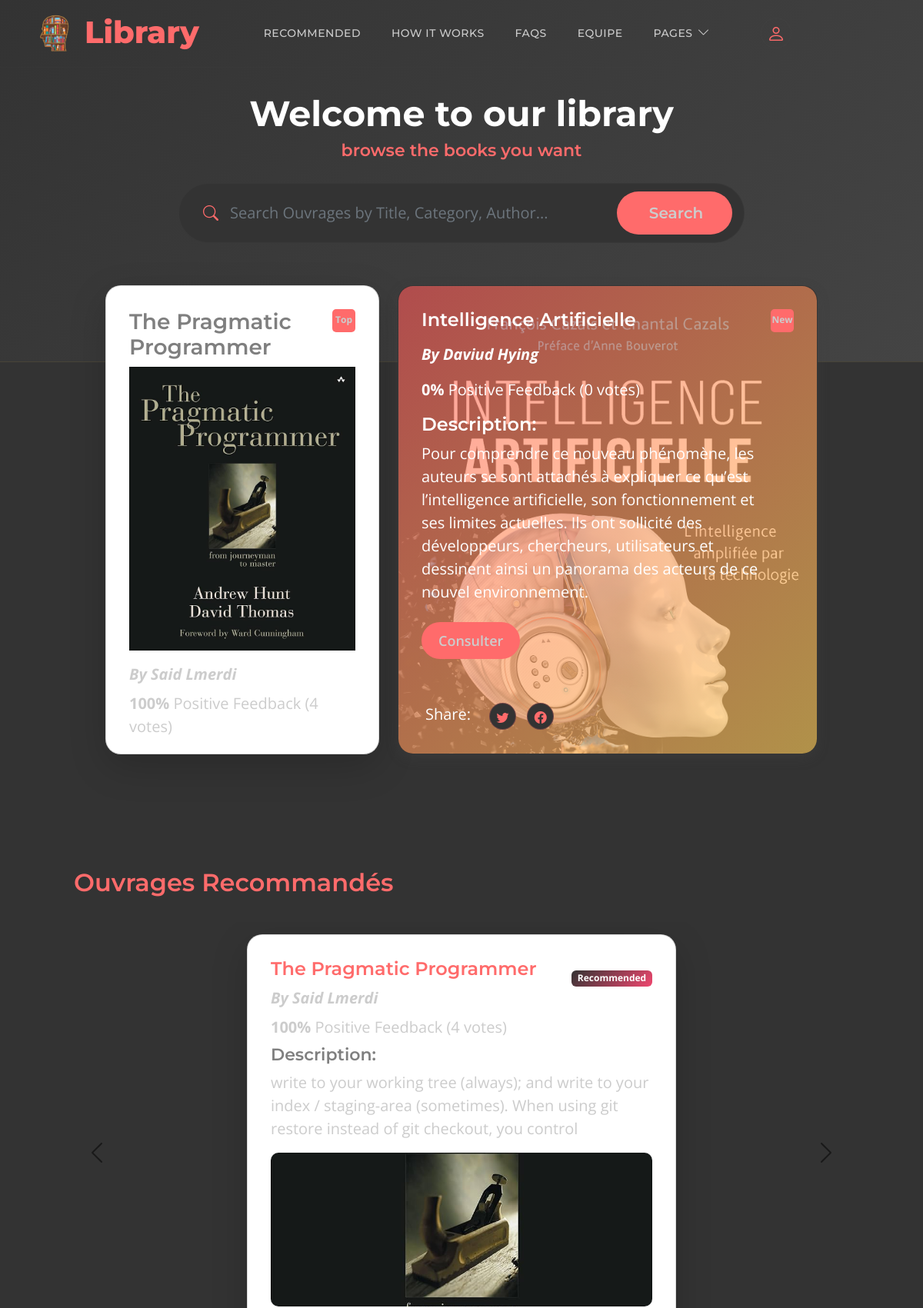
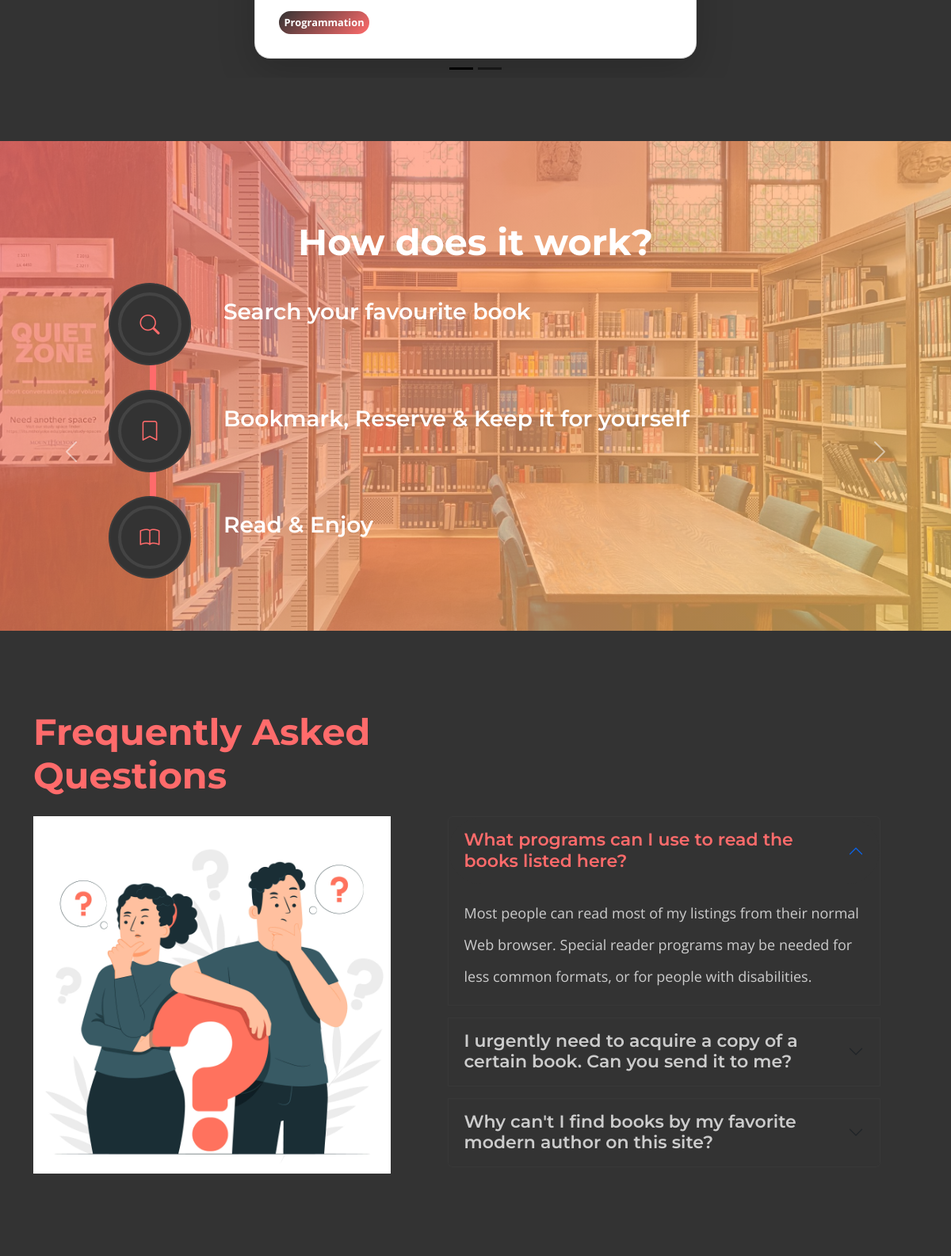
The page / (upper part) on the database its author committed (2 pictures, top to bottom).
### ouvrages/models.py (models this page shows, shortened)
class Ouvrage(models.Model):
    id = models.UUIDField(default=uuid.uuid4, unique=True, primary_key=True, editable=False)
    titre = models.CharField(max_length=200)
    auteurs = models.ManyToManyField('Auteur', blank=True)
    featured_image = models.ImageField(null=True, blank=True, default="default.jpg")
    description = models.TextField(blank=True)
    categories = models.ManyToManyField('Categorie', blank=True)
    recommended = models.BooleanField(default=False, blank=True)
    exemplaires_total = models.IntegerField(default=0, null=True, blank=True)
    vote_total = models.IntegerField(default=0, null=True, blank=True)
    vote_ratio = models.IntegerField(default=0, null=True, blank=True)
    date_achat = models.DateTimeField(auto_now_add=True)
    class Meta:
        ordering = ['-vote_ratio', '-vote_total', 'titre']

class Auteur(models.Model):
    id = models.UUIDField(default=uuid.uuid4, unique=True, primary_key=True, editable=False)
    MONSIEUR = 'M'
    MADAME = 'MME'
    TITLE_CHOICES = [
    (MONSIEUR, 'M.'),
    (MADAME, 'Mme.'),
    ]
    nomComplet = models.CharField(max_length=100)
    title = models.CharField(max_length=3, choices=TITLE_CHOICES)
    birth_date = models.DateField(blank=True, null=True)
    def __str__(self):
        return f"{self.nomComplet}"

class Categorie(models.Model):
    name = models.CharField(max_length=200)
    id = models.UUIDField(default=uuid.uuid4, unique=True, primary_key=True, editable=False)
    def __str__(self):
        return self.name

### ouvrages/views.py (the view)
# urls.py: path('', views.index, name="index"),
def index(request):
    ouvrages, search_query = searchOuvrages(request)
    categories = Categorie.objects.all()
    ouvrage_count = ouvrages.count()
    best_ouvrage = Ouvrage.objects.exclude(vote_total=0).order_by('-vote_ratio').first()
    newest_ouvrage = Ouvrage.objects.order_by('-date_achat').first()
    recommended_ouvrages = Ouvrage.objects.filter(recommended=True)
    context = {'ouvrages': ouvrages, 'categories': categories,
               'ouvrage_count': ouvrage_count, 'best_ouvrage' : best_ouvrage,
               'newest_ouvrage': newest_ouvrage , 'recommanded_ouvrages' : recommended_ouvrages, 'search_query': search_query}
    return render(request, 'ouvrages/index.html', context)

### ouvrages/templates/ouvrages/index.html (shortened to what this page needs)
{% extends "main.html" %}
{% block content%}
{% load static %}
<section class="hero-section d-flex justify-content-center align-items-center" id="section_1" style="padding-top: 120px;">
    <div class="container">
        <div class="row">
            <div class="col-lg-8 col-12 mx-auto">
                <h2 class="text-white text-center">Welcome to our library</h2>
                <h6 class="text-center">browse the books you want</h6>
                <form method="GET"  action="{% url 'ouvrages:browse' %}" class="custom-form mt-lg-4 pt-1 pb-1 mb-lg-0 mb-2" role="search">
                    <div class="input-group input-group-lg">
                        <span class="input-group-text bi-search" id="basic-addon1">
                        </span>
                        <input name="search_query" value="{{search_query}}" type="search" class="form-control" id="search_query" placeholder="Search Ouvrages by Title, Category, Author..." aria-label="Search">
                        <button type="submit" class="form-control">Search</button>
                    </div>
                </form>
            </div>
        </div>
    </div>
</section>
<section class="featured-section">
    <div class="container">
        <div class="row justify-content-center">
            {% if best_ouvrage and best_ouvrage.id %}
            <div class="col-lg-4 col-12 mb-lg-0" style="height: 610px;">
                <div class="custom-block bg-white shadow-lg d-inline-block">
                    <a href="{% url 'ouvrages:ouvrage' best_ouvrage.id%}">
                        <div class="d-flex flex-column">
                            <div class="d-flex flex-row justify-content-between">
                                <h4 class="text-black-50 mb-2">{{best_ouvrage.titre}} </h4>
                                <span class="badge bg-design rounded-pill ms-auto mt-0 mb-3">Top</span>
                            </div>
                            <div class="overflow-hidden mb-3">
                                <img class="img-fluid" style="object-fit: cover;object-position: top center;" src="{{ best_ouvrage.featured_image.url }}"alt="">
                            </div>
                            <div>
                                <p class="mb-2 fst-italic" style="font-weight: bold;">
                                {% if best_ouvrage.auteurs.all.count == 1 %}
                                    By {% for auteur in best_ouvrage.auteurs.all %}
                                            {{ auteur }}
                                    {% endfor %}
                                {% endif %}
                                </p>
                                    <p class="mb-0">
                                        <span style="font-weight: bold;">{{best_ouvrage.vote_ratio}}%</span> Positive
                                            Feedback ({{best_ouvrage.vote_total}} vote{{ best_ouvrage.vote_total|pluralize:"s" }})
                                    </p>
                            </div>
                        </div>
                    </a>
                </div>
            </div>
            {% endif%}
            {% if newest_ouvrage and newest_ouvrage.id %}
            <div class="col-lg-6 col-12">
                <div class="custom-block custom-block-overlay" style="height: 610px;">
                    <div class="d-flex flex-column">
                        <div class="overflow-hidden">
                            <img class="img-fluid" style="height: 50rem; object-fit: cover;" src="{{ newest_ouvrage.featured_image.url }}" alt="">
                        </div>
                        <div class="custom-block-overlay-text d-flex">
                            <div>
                                <h5 class="text-white mb-3">{{newest_ouvrage.titre}}</h5>
                                <p style="font-weight: bold;" class="text-white fst-italic mb-3">
                                    {% if newest_ouvrage.auteurs.all.count == 1 %}
                                        By {% for auteur in newest_ouvrage.auteurs.all %}
                                                {{ auteur }}
                                        {% endfor %}
                                    {% endif %}
                                </p>
                                    <p class="text-white mt-2">
                                        <span style="font-weight: bold;">{{newest_ouvrage.vote_ratio}}%</span> Positive
                                        Feedback ({{newest_ouvrage.vote_total}} vote{{ newest_ouvrage.vote_total|pluralize:"s" }})
                                    </p>
                                <h5 class="text-white mb-2">Description:</h5>
                                <p class="text-white mb-2">{{newest_ouvrage.description|slice:"300"}}</p>
                                <a href="{% url 'ouvrages:ouvrage' newest_ouvrage.id%}" class="btn custom-btn mt-2 mt-lg-3">Consulter</a>
                            </div>
                            <span class="badge bg-finance rounded-pill ms-auto">New</span>
                        </div>
                        <div class="social-share d-flex">
                            <p class="text-white me-4">Share:</p>
                            <ul class="social-icon">
                                <li class="social-icon-item">
                                    <a href="#" class="social-icon-link bi-twitter"></a>
                                </li>
                                <li class="social-icon-item">
                                    <a href="#" class="social-icon-link bi-facebook"></a>
                                </li>
                            </ul>
                        </div>
                    </div>
                </div>
            </div>
            {% endif%}
        </div>
    </div>
</section>
<section class="section-bg" style="padding-top: 40px; padding-bottom: 80px;" id="section_2">
    <div class="col-lg-12 col-12">
        <h3 class="mb-4 ps-5 pb-2 ms-lg-5 mt-2" style="color: #FF6B6B;">Ouvrages Recommandés</h3>
    </div>
    <div class="container">
        <div id="recomCarousel" class="carousel carousel-dark slide" data-bs-ride="carousel" data-bs-touch="false">
            <div class="carousel-indicators m-auto">
                <button type="button" data-bs-target="#recomCarousel" data-bs-slide-to="0" class="active" aria-current="true" aria-label="Slide 1"></button>
                <button type="button" data-bs-target="#recomCarousel" data-bs-slide-to="1" aria-label="Slide 2"></button>
            </div>
            <div class="carousel-inner">
                {% for ouvrage in recommanded_ouvrages %}
                <div class="carousel-item {% if forloop.first %}active{% endif %}">
                    <div class="col-lg-6 col-md-6 col-12 mt-3 mb-4 mb-lg-4 mx-auto">
                        <div class="custom-block bg-white shadow-lg">
                            <a href="{% url 'ouvrages:ouvrage' ouvrage.id%}">
                                <div class="d-flex">
                                    <div class="w-100">
                                        <div class="d-flex flex-row justify-content-lg-between">
                                            <h5 class="mb-2">{{ouvrage.titre}}</h5>
                                            <span class="badge bg-music align-self-end" style="height: 1.3rem;">Recommended</span>
                                        </div>
                                        <p class="mb-2 fst-italic" style="font-weight: bold;">
                                            {% if ouvrage.auteurs.all.count == 1 %}
                                                By {% for auteur in ouvrage.auteurs.all %}
                                                    {{ auteur }}
                                                {% endfor %}
                                            {% endif %}
                                        </p>
                                        <p class="mb-0">
                                            <span style="font-weight: bold;">{{ouvrage.vote_ratio}}%</span> Positive
                                            Feedback ({{ouvrage.vote_total}} vote{{ ouvrage.vote_total|pluralize:"s" }})
                                        </p>
                                        <h6 class="mt-2 text-black-50 mb-2">Description:</h6>
                                        <p class="mt-2">{{ouvrage.description|slice:"150"}}</p>
                                    </div>
                                </div>
                                <img src="{{ ouvrage.featured_image.url }}" class="custom-block-image img-fluid mt-lg-0 mt-3" alt="">
                                <div class="mt-3">
                                    {% for categorie in ouvrage.categories.all %}
                                        <span class="tag bg-design me-1">{{categorie}}</span>
                                    {% endfor %}
                                </div>
                            </a>
                        </div>
                    </div>
                </div>
                {% endfor %}
            </div>
            <button class="carousel-control-prev" type="button" data-bs-target="#recomCarousel" data-bs-slide="prev">
                <span class="carousel-control-prev-icon" aria-hidden="true"></span>
            </button>
            <button class="carousel-control-next" type="button" data-bs-target="#recomCarousel" data-bs-slide="next">
                <span class="carousel-control-next-icon" aria-hidden="true"></span>
            </button>
        </div>
    </div>
</section>
<section class="timeline-section section-padding" style="background-image: url('{% static 'images/bib.png' %}')" id="section_3">
    <div class="section-overlay"></div>
    <div class="container">
        <div class="row">
            <div class="col-12 text-center">
                <h2 class="text-white mb-4">How does it work?</h2>
            </div>
            <div class="col-lg-10 col-12 mx-auto">
                <div class="timeline-container">
                    <ul class="vertical-scrollable-timeline" id="vertical-scrollable-timeline">
                        <li>
                            <h4 class="text-white mb-3">Search your favourite book</h4>
                            <div class="icon-holder">
                                <i class="bi-search"></i>
                            </div>
                        </li>
                        <li>
                            <h4 class="text-white mb-3">Bookmark, Reserve &amp; Keep it for yourself</h4>
                            <div class="icon-holder">
                                <i class="bi-bookmark"></i>
                            </div>
                        </li>
                        <li>
                            <h4 class="text-white mb-3">Read &amp; Enjoy</h4>
                            <div class="icon-holder">
                                <i class="bi-book"></i>
                            </div>
                        </li>
                    </ul>
                </div>
            </div>
        </div>
    </div>
</section>
<section class="faq-section section-padding" id="section_4">
    <div class="container">
        <div class="row">
            <div class="col-lg-6 col-12">
                <h2 class="mb-4" style="color: #FF6B6B;">Frequently Asked Questions</h2>
            </div>
            <div class="col-lg-5 col-12">
                <img src="{% static 'images/faq_graphic.jpg' %}" class="img-fluid" alt="FAQs">
            </div>
            <div class="col-lg-6 col-12 m-auto">
                <div class="accordion" id="accordionExample">
                    <div class="accordion-item">
                        <h2 class="accordion-header" id="headingOne">
                            <button class="accordion-button" type="button" data-bs-toggle="collapse" data-bs-target="#collapseOne" aria-expanded="true" aria-controls="collapseOne">
                                What programs can I use to read the books listed here?
                            </button>
                        </h2>
                        <div id="collapseOne" class="accordion-collapse collapse show" aria-labelledby="headingOne" data-bs-parent="#accordionExample">
                            <div class="accordion-body">
                                Most people can read most of my listings from their normal Web browser. Special reader programs may be needed for less common formats, or for people with disabilities.
                            </div>
                        </div>
                    </div>
                    <div class="accordion-item">
                        <h2 class="accordion-header" id="headingTwo">
                            <button class="accordion-button collapsed" type="button" data-bs-toggle="collapse" data-bs-target="#collapseTwo" aria-expanded="false" aria-controls="collapseTwo">
                                I urgently need to acquire a copy of a certain book. Can you send it to me?
                        </button>
                        </h2>
                    </div>
                    <div class="accordion-item">
                        <h2 class="accordion-header" id="headingThree">
                            <button class="accordion-button collapsed" type="button" data-bs-toggle="collapse" data-bs-target="#collapseThree" aria-expanded="false" aria-controls="collapseThree">
                                Why can't I find books by my favorite modern author on this site?
                        </button>
                        </h2>
                    </div>
                </div>
            </div>
        </div>
    </div>
</section>
<section class="pt-lg-5 pb-lg-5 section-bg" id="section_5">
    <div class="container">
            <button class="carousel-control-prev" type="button" data-bs-target="#teamCarousel" data-bs-slide="prev">
                <span class="carousel-control-prev-icon" aria-hidden="true"></span>
            </button>
            <button class="carousel-control-next" type="button" data-bs-target="#teamCarousel" data-bs-slide="next">
                <span class="carousel-control-next-icon" aria-hidden="true"></span>
            </button>
            </div>
</section>
{% endblock content%}

### rows shown on the page
Ouvrage: titre "The Pragmatic Programmer", featured_image (picture), vote_ratio "100", vote_total "4", description "write to your working tree (always); and write to your index / staging-area (sometimes). When using git restore instead of git checkout, you control"
Auteur: nomComplet "Said Lmerdi"
Ouvrage: featured_image (picture), titre "Intelligence Artificielle", vote_ratio "0", vote_total "0", description "Pour comprendre ce nouveau phénomène, les auteurs se sont attachés à expliquer ce qu’est l’intelligence artificielle, son fonctionnement et ses limites actuelles. Ils ont sollicité des développeurs, chercheurs, utilisateurs et dessinent ainsi un panorama des acteurs de ce nouvel environnement."
Auteur: nomComplet "Daviud Hying"
Categorie: name "Programmation"
